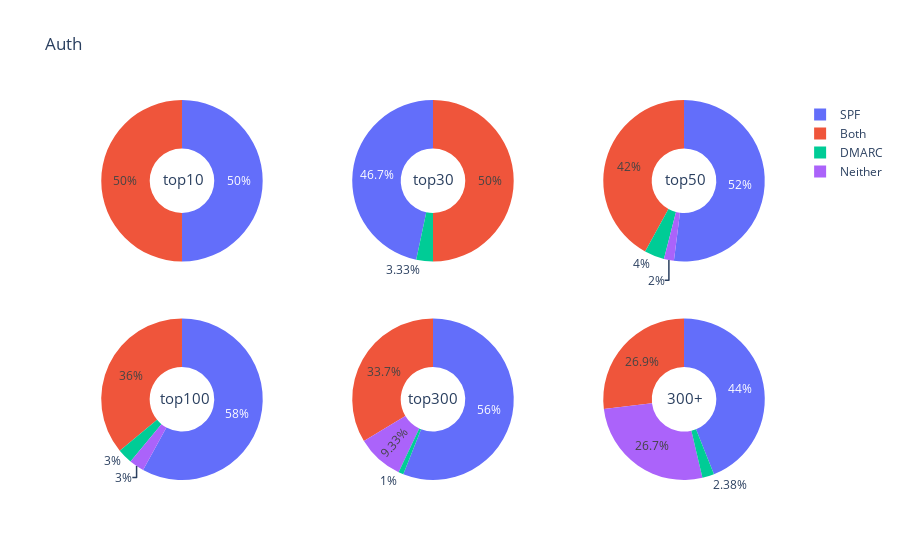

Notebook cell for this chart:
### Code cell
df_sev1 = dict(df[0:10].groupby(['auth']).count()['University Name'])
df_sev2 = dict(df[0:30].groupby(['auth']).count()['University Name'])
df_sev3 = dict(df[0:50].groupby(['auth']).count()['University Name'])
df_sev4 = dict(df[0:100].groupby(['auth']).count()['University Name'])
df_sev5 = dict(df[0:300].groupby(['auth']).count()['University Name'])
df_sev6 = dict(df[301:len(df)].groupby(['auth']).count()['University Name'])

labels = ["SPF", "DMARC", "Both", "Neither"]

# Create subplots: use 'domain' type for Pie subplot
fig = make_subplots(rows=2, cols=3, specs=[[{'type':'domain'}, {'type':'domain'}, {'type':'domain'}],
                                          [{'type':'domain'}, {'type':'domain'}, {'type':'domain'}]])

fig.add_trace(go.Pie(labels=labels, values=[df_sev1.get("SPF"), df_sev1.get("DMARC"), 
                                            df_sev1.get("both"), df_sev1.get("Neither")], name="top10"), 1, 1)
fig.add_trace(go.Pie(labels=labels, values=[df_sev2.get("SPF"), df_sev2.get("DMARC"), 
                                            df_sev2.get("both"), df_sev2.get("Neither")], name="top30"), 1, 2)
fig.add_trace(go.Pie(labels=labels, values=[df_sev3.get("SPF"), df_sev3.get("DMARC"), 
                                            df_sev3.get("both"), df_sev3.get("Neither")], name="top50"), 1, 3)
fig.add_trace(go.Pie(labels=labels, values=[df_sev4.get("SPF"), df_sev4.get("DMARC"), 
                                            df_sev4.get("both"), df_sev4.get("Neither")], name="top100"), 2, 1)
fig.add_trace(go.Pie(labels=labels, values=[df_sev5.get("SPF"), df_sev5.get("DMARC"), 
                                            df_sev5.get("both"), df_sev5.get("Neither")], name="top300"), 2, 2)
fig.add_trace(go.Pie(labels=labels, values=[df_sev6.get("SPF"), df_sev6.get("DMARC"), 
                                            df_sev6.get("both"), df_sev6.get("Neither")], name="300+"), 2, 3)
fig.update_traces(hole=.4, hoverinfo="label+percent+name")
fig.update_layout(
    title_text="Auth",
    # Add annotations in the center of the donut pies.
    annotations=[dict(text='top10', x=0.115, y=0.825, font_size=15, showarrow=False),
                 dict(text='top30', x=0.5, y=0.825, font_size=15, showarrow=False),
                 dict(text='top50', x=0.89, y=0.825, font_size=15, showarrow=False),
                 dict(text='top100', x=0.11, y=0.185, font_size=15, showarrow=False),
                 dict(text='top300', x=0.5, y=0.185, font_size=15, showarrow=False),
                 dict(text='300+', x=0.885, y=0.185, font_size=15, showarrow=False),])
fig.show()

### Figure 1 — Plotly figure (JSON) as saved in the notebook; plotly's stock layout.template omitted (floating-point values rounded to 4 significant figures)
{"data": [{"domain": {"x": [0, 0.2889], "y": [0.575, 1]}, "hole": 0.4, "hoverinfo": "label+percent+name", "labels": ["SPF", "DMARC", "Both", "Neither"], "name": "top10", "type": "pie", "values": [5, null, 5, null]}, {"domain": {"x": [0.3556, 0.6444], "y": [0.575, 1]}, "hole": 0.4, "hoverinfo": "label+percent+name", "labels": ["SPF", "DMARC", "Both", "Neither"], "name": "top30", "type": "pie", "values": [14, 1, 15, null]}, {"domain": {"x": [0.7111, 1], "y": [0.575, 1]}, "hole": 0.4, "hoverinfo": "label+percent+name", "labels": ["SPF", "DMARC", "Both", "Neither"], "name": "top50", "type": "pie", "values": [26, 2, 21, 1]}, {"domain": {"x": [0, 0.2889], "y": [0, 0.425]}, "hole": 0.4, "hoverinfo": "label+percent+name", "labels": ["SPF", "DMARC", "Both", "Neither"], "name": "top100", "type": "pie", "values": [58, 3, 36, 3]}, {"domain": {"x": [0.3556, 0.6444], "y": [0, 0.425]}, "hole": 0.4, "hoverinfo": "label+percent+name", "labels": ["SPF", "DMARC", "Both", "Neither"], "name": "top300", "type": "pie", "values": [168, 3, 101, 28]}, {"domain": {"x": [0.7111, 1], "y": [0, 0.425]}, "hole": 0.4, "hoverinfo": "label+percent+name", "labels": ["SPF", "DMARC", "Both", "Neither"], "name": "300+", "type": "pie", "values": [240, 13, 147, 146]}], "layout": {"annotations": [{"font": {"size": 15}, "showarrow": false, "text": "top10", "x": 0.115, "y": 0.825}, {"font": {"size": 15}, "showarrow": false, "text": "top30", "x": 0.5, "y": 0.825}, {"font": {"size": 15}, "showarrow": false, "text": "top50", "x": 0.89, "y": 0.825}, {"font": {"size": 15}, "showarrow": false, "text": "top100", "x": 0.11, "y": 0.185}, {"font": {"size": 15}, "showarrow": false, "text": "top300", "x": 0.5, "y": 0.185}, {"font": {"size": 15}, "showarrow": false, "text": "300+", "x": 0.885, "y": 0.185}], "title": {"text": "Auth"}}}
